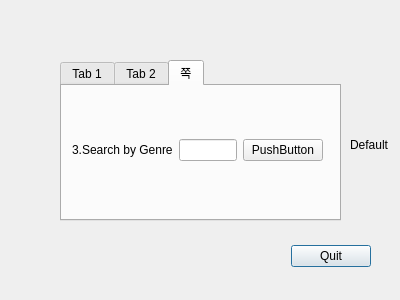
<?xml version="1.0" encoding="UTF-8"?>
<ui version="4.0">
 <class>Dialog</class>
 <widget class="QDialog" name="Dialog">
  <property name="geometry">
   <rect>
    <x>0</x>
    <y>0</y>
    <width>400</width>
    <height>300</height>
   </rect>
  </property>
  <property name="windowTitle">
   <string>Dialog</string>
  </property>
  <widget class="QWidget" name="layoutWidget_3">
   <property name="geometry">
    <rect>
     <x>20</x>
     <y>240</y>
     <width>351</width>
     <height>33</height>
    </rect>
   </property>
   <layout class="QHBoxLayout" name="_2">
    <property name="spacing">
     <number>6</number>
    </property>
    <property name="leftMargin">
     <number>0</number>
    </property>
    <property name="topMargin">
     <number>0</number>
    </property>
    <property name="rightMargin">
     <number>0</number>
    </property>
    <property name="bottomMargin">
     <number>0</number>
    </property>
    <item>
     <spacer>
      <property name="orientation">
       <enum>Qt::Horizontal</enum>
      </property>
      <property name="sizeHint" stdset="0">
       <size>
        <width>131</width>
        <height>31</height>
       </size>
      </property>
     </spacer>
    </item>
    <item>
     <widget class="QPushButton" name="UserSearchRun_quit">
      <property name="text">
       <string>Quit</string>
      </property>
     </widget>
    </item>
   </layout>
  </widget>
  <widget class="QTabWidget" name="tabWidget">
   <property name="geometry">
    <rect>
     <x>60</x>
     <y>60</y>
     <width>281</width>
     <height>161</height>
    </rect>
   </property>
   <property name="currentIndex">
    <number>2</number>
   </property>
   <widget class="QWidget" name="tab">
    <attribute name="title">
     <string>Tab 1</string>
    </attribute>
    <widget class="QWidget" name="layoutWidget">
     <property name="geometry">
      <rect>
       <x>10</x>
       <y>40</y>
       <width>251</width>
       <height>48</height>
      </rect>
     </property>
     <layout class="QHBoxLayout" name="horizontalLayout_7">
      <item>
       <widget class="QLabel" name="label_7">
        <property name="text">
         <string>1.Search by id</string>
        </property>
       </widget>
      </item>
      <item>
       <widget class="QLineEdit" name="lineEdit_2"/>
      </item>
      <item>
       <widget class="QPushButton" name="SearchById_BinaryS">
        <property name="text">
         <string>PushButton</string>
        </property>
       </widget>
      </item>
     </layout>
    </widget>
   </widget>
   <widget class="QWidget" name="tab_2">
    <attribute name="title">
     <string>Tab 2</string>
    </attribute>
    <widget class="QWidget" name="layoutWidget_2">
     <property name="geometry">
      <rect>
       <x>10</x>
       <y>40</y>
       <width>251</width>
       <height>48</height>
      </rect>
     </property>
     <layout class="QHBoxLayout" name="horizontalLayout_9">
      <item>
       <widget class="QLabel" name="label_9">
        <property name="text">
         <string>2.Search by Artist</string>
        </property>
       </widget>
      </item>
      <item>
       <widget class="QLineEdit" name="lineEdit_3"/>
      </item>
      <item>
       <widget class="QPushButton" name="SearchByArtist">
        <property name="text">
         <string>PushButton</string>
        </property>
       </widget>
      </item>
     </layout>
    </widget>
   </widget>
   <widget class="QWidget" name="tab_3">
    <attribute name="title">
     <string>쪽</string>
    </attribute>
    <widget class="QWidget" name="layoutWidget_5">
     <property name="geometry">
      <rect>
       <x>10</x>
       <y>40</y>
       <width>251</width>
       <height>48</height>
      </rect>
     </property>
     <layout class="QHBoxLayout" name="horizontalLayout_10">
      <item>
       <widget class="QLabel" name="label_10">
        <property name="text">
         <string>3.Search by Genre</string>
        </property>
       </widget>
      </item>
      <item>
       <widget class="QLineEdit" name="lineEdit_4"/>
      </item>
      <item>
       <widget class="QPushButton" name="SearchByGenre">
        <property name="text">
         <string>PushButton</string>
        </property>
       </widget>
      </item>
     </layout>
    </widget>
   </widget>
  </widget>
  <widget class="QLabel" name="Default_label">
   <property name="geometry">
    <rect>
     <x>350</x>
     <y>140</y>
     <width>41</width>
     <height>9</height>
    </rect>
   </property>
   <property name="text">
    <string>Default</string>
   </property>
  </widget>
 </widget>
 <resources/>
 <connections/>
</ui>
